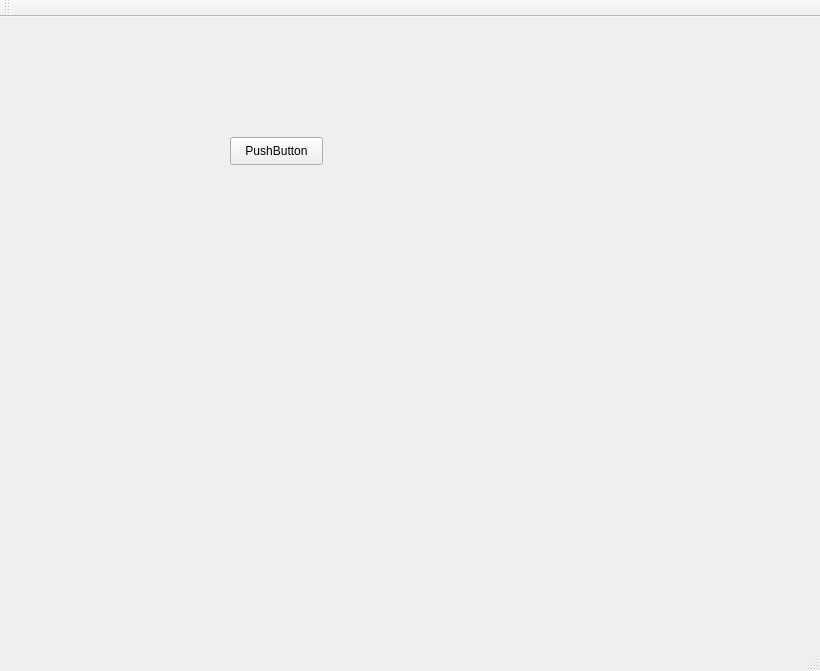
<?xml version="1.0" encoding="UTF-8"?>
<ui version="4.0">
 <class>QtWidgetsApplication1Class</class>
 <widget class="QMainWindow" name="QtWidgetsApplication1Class">
  <property name="geometry">
   <rect>
    <x>0</x>
    <y>0</y>
    <width>820</width>
    <height>671</height>
   </rect>
  </property>
  <property name="windowTitle">
   <string>QtWidgetsApplication1</string>
  </property>
  <widget class="QWidget" name="centralWidget">
   <widget class="QPushButton" name="pushButton">
    <property name="geometry">
     <rect>
      <x>230</x>
      <y>120</y>
      <width>93</width>
      <height>28</height>
     </rect>
    </property>
    <property name="text">
     <string>PushButton</string>
    </property>
   </widget>
  </widget>
  <widget class="QMenuBar" name="menuBar">
   <property name="geometry">
    <rect>
     <x>0</x>
     <y>0</y>
     <width>820</width>
     <height>26</height>
    </rect>
   </property>
  </widget>
  <widget class="QToolBar" name="mainToolBar">
   <attribute name="toolBarArea">
    <enum>TopToolBarArea</enum>
   </attribute>
   <attribute name="toolBarBreak">
    <bool>false</bool>
   </attribute>
  </widget>
  <widget class="QStatusBar" name="statusBar"/>
 </widget>
 <layoutdefault spacing="6" margin="11"/>
 <resources>
  <include location="QtWidgetsApplication1.qrc"/>
 </resources>
 <connections/>
</ui>
